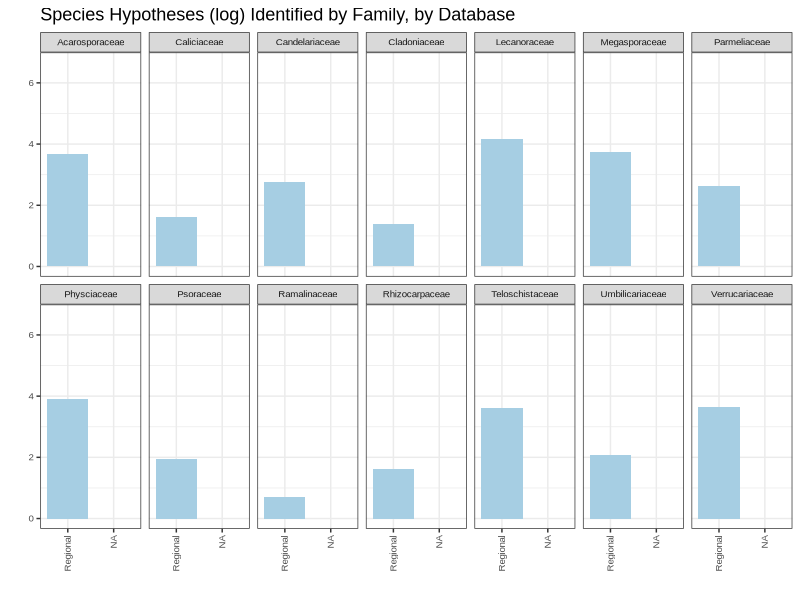
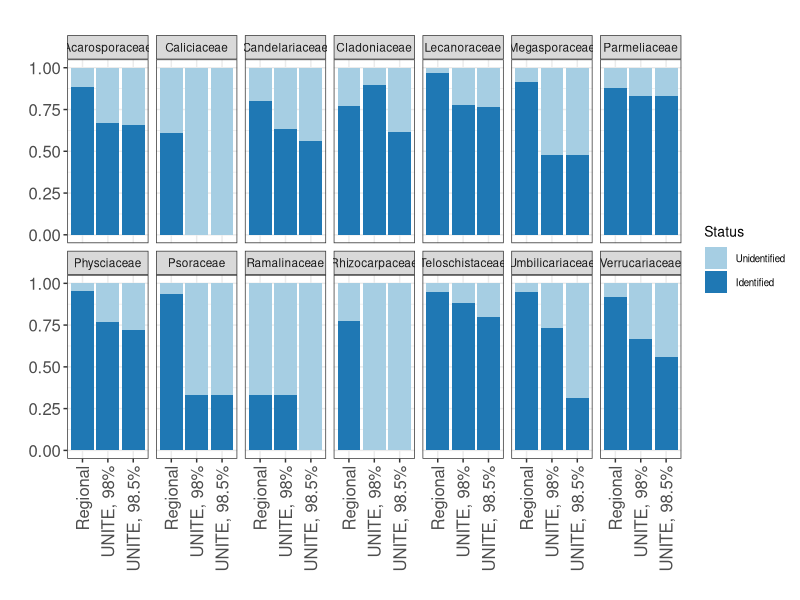
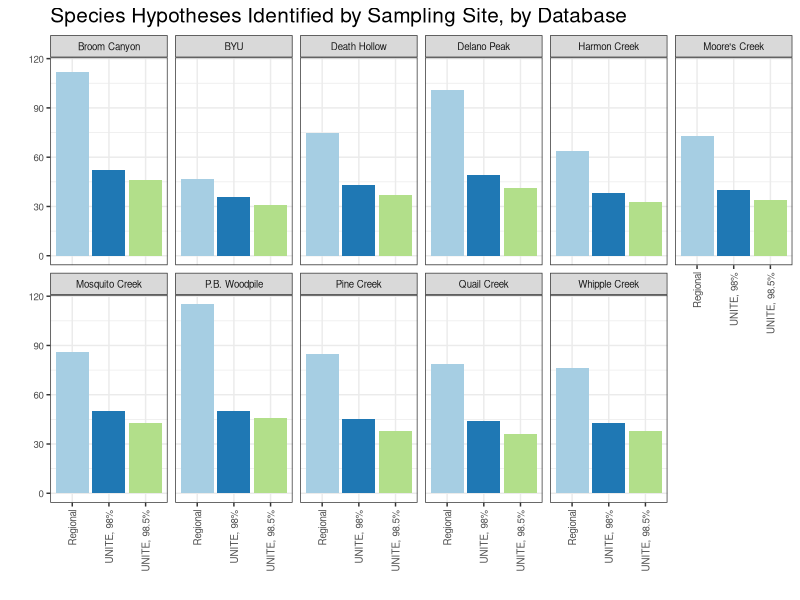
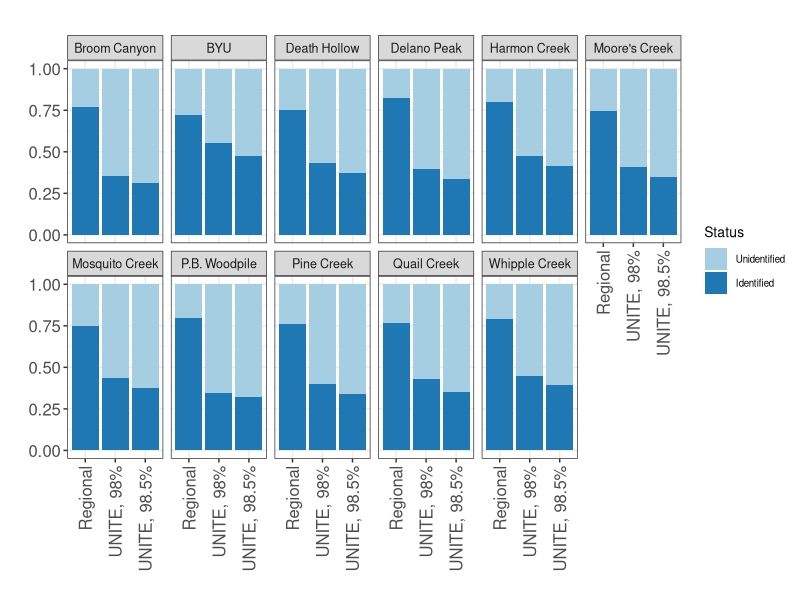
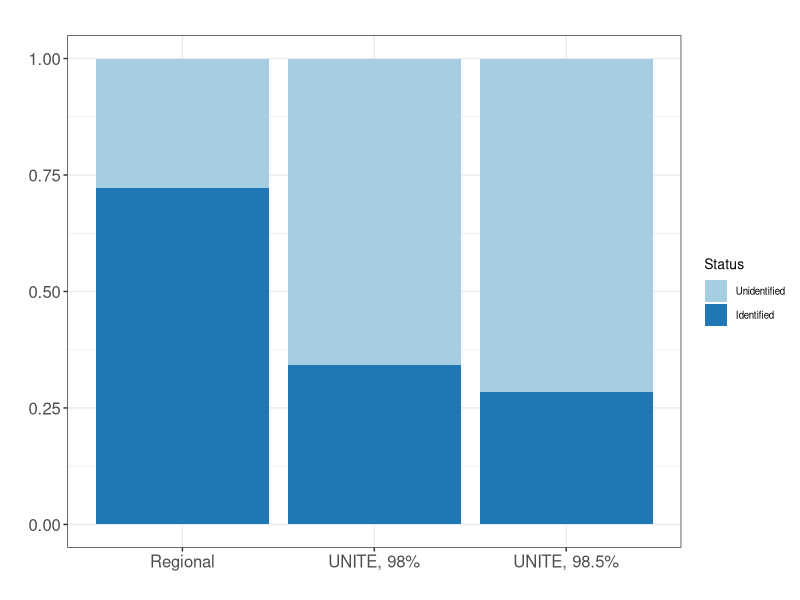

Recreate these plots in R, in order.
## ---- chunk 1
knitr::opts_chunk$set(echo = TRUE)
## ---- chunk 2
library(tidyverse)
library(broom) # Load the tidyverse and broom packages for ease of data analysis.
# install.packages("RColorBrewer")
library(RColorBrewer)  # RColorBrewer helps with making colorblind-friendly figures
#install.packages("extrafont")
# library(extrafont)
# font_import()
# loadfonts(device="win") ## Use extrafont to check current font for figures
## ---- chunk 3
family_data <- read_tsv("family_data.txt") %>%
  mutate(Perc_Blast_98 = (Species_BLAST_98 / Observed_Species_Per_Family)) %>%
  mutate(Perc_Blast_98_5 = (Species_BLAST_98_5 / Observed_Species_Per_Family)) %>%
  mutate(Perc_Regional = (Species_Custom_Database / Observed_Species_Per_Family))  # Modify taxonomic family data to include identification percentage columns.

family_98 <- family_data %>%
  pull(Species_BLAST_98)  # Create three vectors for # of species identified by each database instance.
family_985 <- family_data %>%
  pull(Species_BLAST_98_5)
family_regional <- family_data %>%
  pull(Species_Custom_Database)

print(mean(family_98))  # Calculate mean, standard deviation, and standard error for number of species vectors.
print(sd(family_98))
print(sd(family_98)/sqrt(length(family_98)))
print(mean(family_985))
print(sd(family_985))
print(sd(family_985)/sqrt(length(family_985)))
print(mean(family_regional))
print(sd(family_regional))
print(sd(family_regional)/sqrt(length(family_regional)))  

family_98_per <- family_data %>%
  pull(Perc_Blast_98)  # Create three vectors of % of species identified by each database instance
family_985_per <- family_data %>%
  pull(Perc_Blast_98_5)
family_regional_per <- family_data %>%
  pull(Perc_Regional)

print(mean(family_98_per))  # Calculate mean, standard deviation, and standard error for percentage of species vectors.
print(sd(family_98_per))
print(sd(family_98_per)/sqrt(length(family_98_per)))
print(mean(family_985_per))
print(sd(family_985_per))
print(sd(family_985_per)/sqrt(length(family_985_per)))
print(mean(family_regional_per))
print(sd(family_regional_per))
print(sd(family_regional_per)/sqrt(length(family_regional_per)))  
## ---- chunk 4
sites_data <- read_tsv("site_id_data.txt") %>%
  mutate(Perc_Blast_98 = (Species_BLAST_98 / Observed_Species_Per_Site)) %>%
  mutate(Perc_Blast_98_5 = (Species_BLAST_98_5 / Observed_Species_Per_Site))  # Create new columns for the site data, which the original data didn't have.

sites_blast_98 <- sites_data %>%
  pull(Species_BLAST_98)  # Create three vectors of data for the # of species identified by each database instance.
sites_blast_985 <- sites_data %>%
  pull(Species_BLAST_98_5)
sites_regional <- sites_data %>%
  pull(Species_Custom_Database)

print(mean(sites_blast_98))  # Calculate mean, standard deviation, and standard error of the vectors of species # data.
print(sd(sites_blast_98))
print(sd(sites_blast_98)/sqrt(length(sites_blast_98)))
print(mean(sites_blast_985))
print(sd(sites_blast_985))
print(sd(sites_blast_985)/sqrt(length(sites_blast_985)))
print(mean(sites_regional))
print(sd(sites_regional))
print(sd(sites_regional)/sqrt(length(sites_regional))) 

sites_blast_98_per <- sites_data %>%
  pull(Perc_Blast_98)  #Create three vectors of data for the % of species identified by each database instance.
sites_blast_985_per <- sites_data %>%
  pull(Perc_Blast_98_5)
sites_regional_per <- sites_data %>%
  pull(Percent_Custom_Database)

print(mean(sites_blast_98_per))  # Calculate mean, standard deviation, and standard error for percentage vectors.
print(sd(sites_blast_98_per))
print(sd(sites_blast_98_per)/sqrt(length(sites_blast_98_per)))
print(mean(sites_blast_985_per))
print(sd(sites_blast_985_per))
print(sd(sites_blast_985_per)/sqrt(length(sites_blast_985_per)))
print(mean(sites_regional_per))
print(sd(sites_regional_per))
print(sd(sites_regional_per)/sqrt(length(sites_regional_per))) 
## ---- chunk 5
family_data <- family_data <- read_tsv("family_data.txt") %>%
  mutate(Perc_Blast_98 = (Species_BLAST_98 / Observed_Species_Per_Family)) %>%
  mutate(Perc_Blast_98_5 = (Species_BLAST_98_5 / Observed_Species_Per_Family)) %>%
  rename("BLAST_98" = Species_BLAST_98, "BLAST_98.5" = Species_BLAST_98_5, "Regional" = Species_Custom_Database) %>%
  mutate(BLAST_98 = log(BLAST_98), BLAST_98.5 = log(BLAST_98.5), Regional = log(Regional))  # Rename columns of taxonomic family data to reflect just the database and aid in pivoting data; log-transform species numbers columns to achieve normal distribution (any 0 values changed by adding 1 to them to allow log-transform to work, which will set the 1 value to zero after log-transformation)

shapiro.test(family_data$BLAST_98)  # Run Shapiro-Wilk tests to check for normal distribution of taxonomic family data
shapiro.test(family_data$BLAST_98.5)
shapiro.test(family_data$Regional) 

family_data <- family_data %>%
  pivot_longer(c(BLAST_98, BLAST_98.5, Regional), names_to = "Database", values_to = "Species_Identified")  # Pivot columns to facilitate ANOVA testing

family_anova <- aov(Species_Identified ~ Database, data = family_data)
summary(family_anova)  # Run ANOVA testing

tukey_family_anova <- TukeyHSD(family_anova)
tukey_family_anova  # Run Tukey HSD post-hoc testing

# kruskal.test(Species_Identified ~ Database, data = family_data)
# The Kruskal-Wallis test was run when taxonomic families with less than 5 species were still included in the testing data. However, as the n < 5 families were significant outliers, these were removed from the data. Adding 1 to any zeroes in the data, then log-transforming the remaining family data fulfilled the requirement of ANOVA for normal distribution of data. ANOVA results suggest no statistical significance in difference between the Regional database and the UNITE database (accessed through BLAST), but the Tukey HSD post-hoc test was run to find the variation in adjusted p-values for the different database instance pairs.
## ---- chunk 6
sites_data <- read_tsv("site_id_data.txt") %>%
  mutate(Perc_Blast_98 = (Species_BLAST_98 / Observed_Species_Per_Site)) %>%
  mutate(Perc_Blast_98_5 = (Species_BLAST_98_5 / Observed_Species_Per_Site))

sites_blast_98 <- sites_data %>%
  pull(Species_BLAST_98)
sites_blast_985 <- sites_data %>%
  pull(Species_BLAST_98_5)
sites_regional <- sites_data %>%
  pull(Species_Custom_Database)

shapiro.test(sites_blast_98)  # Run Shapiro-Wilk tests to check for normal distribution of site-based data
shapiro.test(sites_blast_985)
shapiro.test(sites_regional)

sites_data <- sites_data %>%
  rename("BLAST_98" = Species_BLAST_98, "BLAST_98.5" = Species_BLAST_98_5, "Regional" = Species_Custom_Database) %>%
  pivot_longer(c(BLAST_98, BLAST_98.5, Regional), names_to = "Database", values_to = "Species_Identified")  # Rename and pivot columns to facilitate ANOVA testing

site_anova <- aov(Species_Identified ~ Database, data = sites_data)
summary(site_anova)  # ANOVA testing on the site data

tukey_site_anova <- TukeyHSD(site_anova)
tukey_site_anova  # Run Tukey HSD post-hoc testing
## ---- chunk 7
family_data <- read_tsv("family_data.txt") %>%
  mutate(BLAST_98 = log(Species_BLAST_98), BLAST_98_5 = log(Species_BLAST_98_5), Regional = log(Species_Custom_Database)) %>%
  rename("BLAST 98% (UNITE)" = BLAST_98, "BLAST 98.5% (UNITE)" = BLAST_98_5, "Regional" = Regional) 

family_levels <- factor(c("Regional", "UNITE, 98%", "UNITE, 98.5%")) %>%
  fct_recode("Regional" = "Regional", "UNITE, 98.5%"="UNITE, 98.5%", "UNITE, 98%" = "UNITE, 98%")  # Rename columns for ease of figure creation; create a factor for use in ordering database instances in figure

family_data <- family_data %>%
  pivot_longer(c(`BLAST 98% (UNITE)`, `BLAST 98.5% (UNITE)`, Regional), names_to = "Database", values_to = "Species_Identified") %>%
  mutate(Database = factor(Database, family_levels))  # Pivot database instances into one column and values into another; mutate database column into a factor using family_levels factor for ordering

family_visual <- ggplot(family_data, aes(x=Database, y=Species_Identified)) +
  geom_col(aes(fill=Database), show.legend = FALSE) +
  theme_bw() +
  facet_wrap(~ Family, nrow=2) +
  scale_fill_brewer(palette="Paired") +
  theme(axis.text.x = element_text(angle = 90, vjust = 0.5, hjust = 1), axis.text = element_text(size=7), axis.title = element_text(size=13), plot.title = element_text(size=13), legend.title = element_text(size=11), legend.text = element_text(size=8), strip.text.x = element_text(size = 7), text=element_text(family="Arial")) +
  labs(y = "", x = "", title="Species Hypotheses (log) Identified by Family, by Database")  # Create a visualization of the taxonomic family identification values for UNITE and for the custom regional database.

family_visual  # Show taxonomic family data visualization


family_data <- read_tsv("family_data.txt") %>%  # Prepare data for proportional figure
  mutate(BLAST_98 = log(Species_BLAST_98), BLAST_98_5 = log(Species_BLAST_98_5), Regional = log(Species_Custom_Database)) %>%
  rename("UNITE, 98%" = BLAST_98, "UNITE, 98.5%" = BLAST_98_5, "Regional" = Regional) %>%
  mutate(Observed_log = log(Observed_Species_Per_Family)) %>%
  select(-Observed_Species_Per_Family, -Species_Custom_Database, -Species_BLAST_98, -Species_BLAST_98_5) %>%
  pivot_longer(c("UNITE, 98%", "UNITE, 98.5%", "Regional"), names_to = "Database", values_to = "Identified") %>%
  mutate(Unidentified = Observed_log - Identified) %>%
  mutate(Database = factor(Database, family_levels)) %>%
  pivot_longer(c(Identified, Unidentified), names_to = "Status", values_to = "Number (log)") %>%
  mutate(Status = factor(Status, c("Unidentified", "Identified")))
  

family_total_visual <- ggplot(family_data, aes(x=Database, y=`Number (log)`, fill = Status)) +
  geom_bar(position="fill", stat="identity") +
  theme_bw() +
  facet_wrap(~ Family, nrow=2) +
  scale_fill_brewer(palette="Paired", labels=c("Unidentified", "Identified")) +
  theme(axis.text.x = element_text(angle = 90, vjust = 0.5, hjust = 1), axis.text = element_text(size=12), axis.title = element_text(size=12), plot.title = element_text(size=15), legend.title = element_text(size=10), legend.text = element_text(size=7), strip.text.x = element_text(size=8.5)) +
  labs(y = "", x="", title="")  # Create a visualization of the proportional taxonomic family identification values for UNITE and for the custom regional database.

family_total_visual
## ---- chunk 8
site_data <- read_tsv("site_id_data.txt")%>%
  rename("UNITE, 98%" = Species_BLAST_98, "UNITE, 98.5%" = Species_BLAST_98_5, "Regional" = Species_Custom_Database)

site_levels <- factor(c("Regional", "UNITE, 98%", "UNITE, 98.5%")) %>%
  fct_recode("Regional" = "Regional", "UNITE, 98.5%"="UNITE, 98.5%", "UNITE, 98%" = "UNITE, 98%")  # Rename columns for ease of figure creation; create a factor for use in ordering database instances in figure

site_data <- site_data %>%
  pivot_longer(c(`UNITE, 98%`, `UNITE, 98.5%`, Regional), names_to = "Database", values_to = "Species_Identified") %>%
  mutate(Database = factor(Database, site_levels))  # Pivot database instances into one column and values into another; mutate database column into a factor using site_levels factor for ordering

site_visual <- ggplot(site_data, aes(x=Database, y=Species_Identified)) +
  geom_col(aes(fill=Database), show.legend = FALSE) +
  theme_bw() +
  facet_wrap(~ Site, nrow=2) +
  scale_fill_brewer(palette="Paired") +
  theme(axis.text.x = element_text(angle = 90, vjust = 0.5, hjust = 1), axis.text = element_text(size=7), axis.title = element_text(size=12), plot.title = element_text(size=15), legend.title = element_text(size=10), legend.text = element_text(size=7), strip.text.x = element_text(size=7)) +
  labs(y = "", x= "", title="Species Hypotheses Identified by Sampling Site, by Database")  # Create a visualization of the geographic sampling site identification values for UNITE and for the custom regional database.

site_visual


site_data <- read_tsv("site_id_data.txt")%>%  # Prepare data for proportional figure
  rename("UNITE, 98%" = Species_BLAST_98, "UNITE, 98.5%" = Species_BLAST_98_5, "Regional" = Species_Custom_Database)

site_levels <- factor(c("Regional", "UNITE, 98%", "UNITE, 98.5%")) %>%
  fct_recode("Regional" = "Regional", "UNITE, 98.5%"="UNITE, 98.5%", "UNITE, 98%" = "UNITE, 98%")  # Rename columns for ease of figure creation; create a factor for use in ordering database instances in figure

site_data <- site_data %>%
  pivot_longer(c(`UNITE, 98%`, `UNITE, 98.5%`, Regional), names_to = "Database", values_to = "Species_Identified") %>%
  mutate(Database = factor(Database, site_levels)) %>%
  rename("Identified" = Species_Identified) %>%
  mutate("Unidentified" = Observed_Species_Per_Site - Identified) %>%
  select(-Observed_Species_Per_Site, -Percent_Custom_Database) %>%
  pivot_longer(c(Identified, Unidentified), names_to = "Status", values_to = "Numbers") %>%
  mutate(Status = factor(Status, c("Unidentified", "Identified")))

site_total_visual <- ggplot(site_data, aes(x=Database, y=Numbers, fill = Status)) +
  geom_bar(position="fill", stat="identity") +
  theme_bw() +
  facet_wrap(~ Site, nrow=2) +
  scale_fill_brewer(palette="Paired", labels=c("Unidentified", "Identified")) +
  theme(axis.text.x = element_text(angle = 90, vjust = 0.5, hjust = 1), axis.text = element_text(size=12), axis.title = element_text(size=12), plot.title = element_text(size=15), legend.title = element_text(size=10), legend.text = element_text(size=7), strip.text.x = element_text(size=9)) +
  labs(y = "", x="", title="")  # Create a visualization of the proportional geographic sampling site identification values for UNITE and for the custom regional database.

site_total_visual
## ---- chunk 9
total_data <- read_tsv("total_data.txt") %>%
  pivot_longer(c(Species_Identified, Not_Identified), names_to = "Status", values_to = "Number")

total_levels <- factor(c("Regional", "UNITE, 98%", "UNITE, 98.5%")) %>%
  fct_recode("Regional" = "Regional", "UNITE, 98.5%"="UNITE, 98.5%", "UNITE, 98%" = "UNITE, 98%")  # Pivot columns for ease of figure creation; create a factor for use in ordering database instances in figure

total_data <- total_data %>%
  mutate(Database = factor(Database, total_levels))  # Mutate database column into a factor using total_levels factor for ordering

total_viz <- total_data %>%
  ggplot(aes(x=Database, y=Number, fill=Status)) +
  geom_bar(position="fill", stat="identity") +
  theme_bw() +
  scale_fill_brewer(palette="Paired", labels=c("Unidentified", "Identified")) +
  theme(axis.text = element_text(size=12), axis.title = element_text(size=12), plot.title = element_text(size=15), legend.title = element_text(size=10), legend.text = element_text(size=7)) +
  labs(y="", x = "", title="")  # Create a visualization of the total identification values for UNITE and for the custom regional database.

total_viz  # Show total identification data visualization

